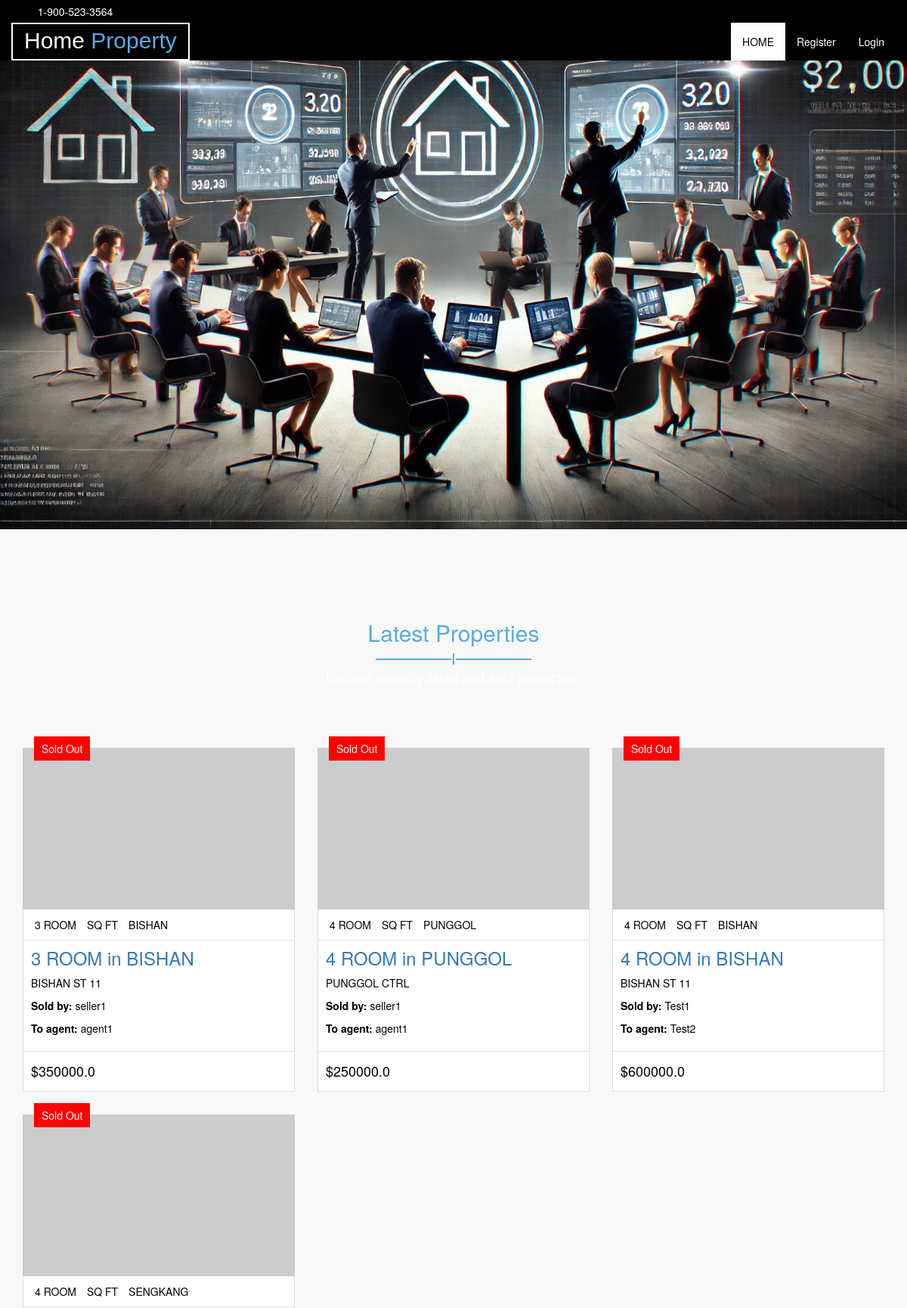
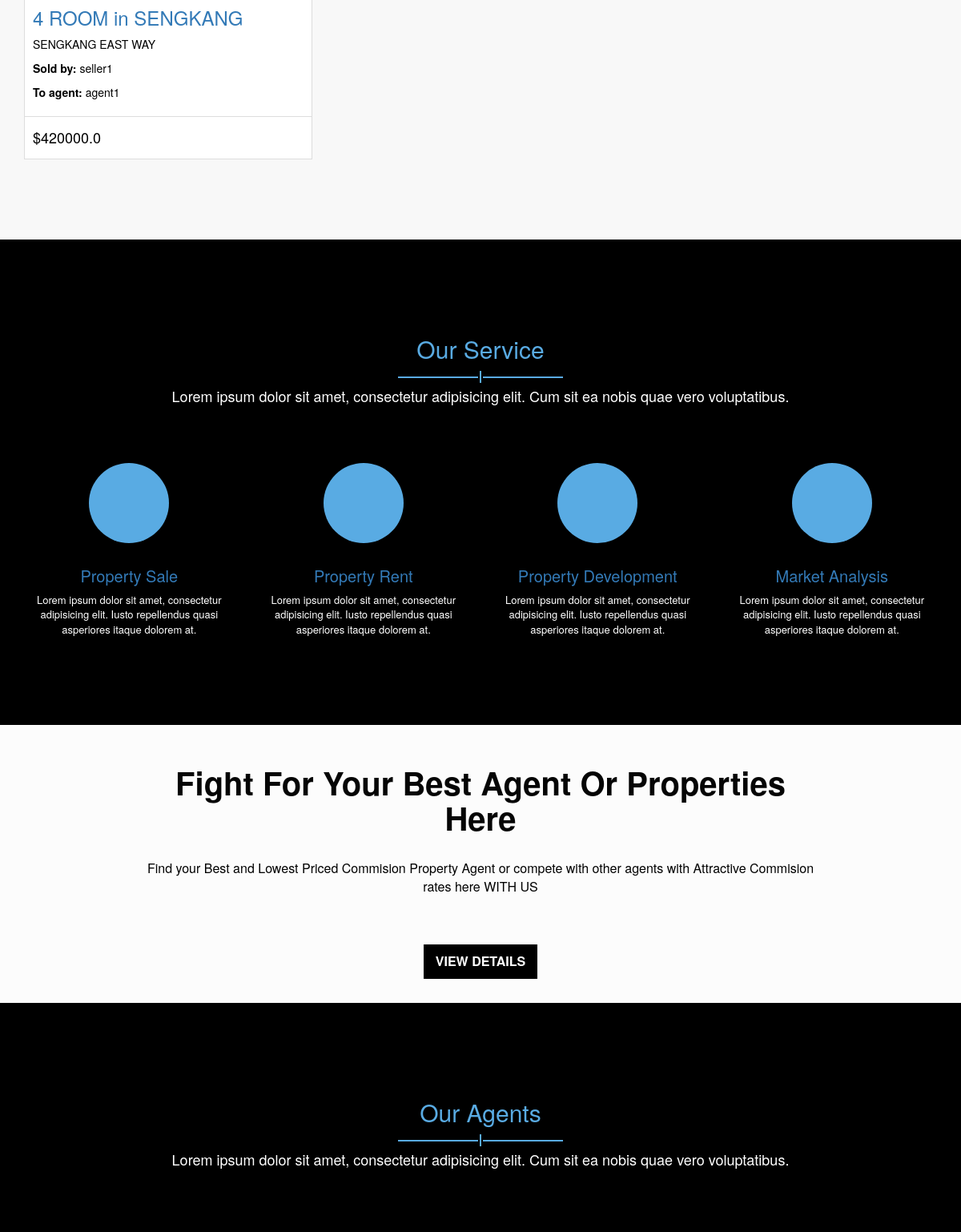
The page / (upper part) on the database its author committed (2 pictures, top to bottom).
### tables this page shows
CREATE TABLE listings (
            id INTEGER PRIMARY KEY AUTOINCREMENT,
            seller_username TEXT NOT NULL,
            flat_type TEXT NOT NULL,
            town TEXT NOT NULL,
            street_name TEXT NOT NULL,
            floor_area INTEGER NOT NULL,
            max_com_bid REAL NOT NULL,
            years_remaining INTEGER NOT NULL,
            listing_price REAL NOT NULL,
            bidders TEXT DEFAULT '[]',   -- 2D array of agent bids as JSON
            status TEXT DEFAULT 'A'      -- A = active, B = closed, C = sold
        );

### routes/dashboard_routes.py (the view)
@dashboard_bp.route('/')
def index():
    conn1 = sqlite3.connect('listings.db')
    conn1.row_factory = sqlite3.Row
    c1 = conn1.cursor()
    conn2 = sqlite3.connect('accounts.db')
    conn2.row_factory = sqlite3.Row
    c2 = conn2.cursor()
    sold_records = c2.execute("SELECT * FROM sold_properties").fetchall()
    sold_properties = []
    for record in sold_records:
        property_id = record['property_id']
        agent_username = record['agent_username']
        seller_username = record['seller_username']
        listing = c1.execute("SELECT * FROM listings WHERE id = ?", (property_id,)).fetchone()
        if listing:
            listing_dict = dict(listing)
            listing_dict['agent_username'] = agent_username
            listing_dict['seller_username'] = seller_username
            sold_properties.append(listing_dict)
    conn1.close()
    conn2.close()
    return render_template('index.html', sold_listings=sold_properties)

### templates/index.html (shortened to what this page needs)
<!DOCTYPE html>
<html lang="en">
  <head>
    <link rel="stylesheet" href="{{ url_for('static', filename='css/style.css') }}">
    <link rel="stylesheet" href="{{ url_for('static', filename='css/bootstrap.css') }}">
    <link rel="stylesheet" href="{{ url_for('static', filename='css/font-awesome.css') }}">
    <link rel="stylesheet" href="{{ url_for('static', filename='css/slick.css') }}">
    <link rel="stylesheet" href="{{ url_for('static', filename='css/nouislider.css') }}">
    <link rel="stylesheet" href="{{ url_for('static', filename='css/jquery.fancybox.css') }}">
    <link rel="stylesheet" href="{{ url_for('static', filename='css/theme-color/default-theme.css') }}">
  </head>
  <body class="aa-price-range">
  <header id="aa-header">
    <div class="container">
      <div class="row">
        <div class="col-md-12">
          <div class="aa-header-area">
            <div class="row">
              <div class="col-md-6 col-sm-6 col-xs-6">
                <div class="aa-header-left">
                  <div class="aa-telephone-no">
                    <span class="fa fa-phone"></span>
                    1-900-523-3564
                  </div>
                </div>
              </div>
              <div class="col-md-6 col-sm-6 col-xs-6">
              </div>
            </div>
          </div>
        </div>
      </div>
    </div>
  </header>
<section id="aa-menu-area">
  <nav class="navbar navbar-default main-navbar" role="navigation">
    <div class="container">
      <div class="navbar-header">
        <a class="navbar-brand aa-logo" href="/"> Home <span>Property</span></a>
      </div>
      <div id="navbar" class="navbar-collapse collapse">
        <ul id="top-menu" class="nav navbar-nav navbar-right aa-main-nav">
            <li class="active"><a href="/">HOME</a></li>
            {% if 'username' in session %}
              {% if session['user_type'] == 'seller' %}
                <li><a href="/list-property">List Property</a></li>
                <li><a href="/view_your_property">Your Property</a></li>
              {% elif session['user_type'] == 'agent' %}
                <li><a href="/view_listed_property">View Listed Property</a></li>
                <li><a href="/view_bidded_property">View Bidded Property</a></li>
              {% endif %}
              <li><a href="{{ url_for('auth.logout') }}" class="aa-logout">Logout</a></li>
            {% else %}
              <li><a href="{{ url_for('auth.create_account') }}" class="aa-register">Register</a></li>
              <li><a href="{{ url_for('auth.login') }}" class="aa-login">Login</a></li>
            {% endif %}
        </ul>
      </div>
  </nav>
</section>
  <section id="aa-slider">
    <div class="aa-slider-area">
      <div class="aa-top-slider">
        <div class="aa-top-slider-single">
          <img src="static/img/slider/biddinghouse3.jpg" alt="img">
        </div>
      </div>
    </div>
  </section>
   <section id="aa-latest-property">
    <div class="container">
      <div class="aa-latest-property-area">
        <div class="aa-title">
          <h2>Latest Properties</h2>
          <span></span>
          <p>Explore recently listed and sold properties.</p>
        </div>
        <div class="aa-latest-properties-content">
          <div class="row">
            {% for listing in sold_listings %}
            <div class="col-md-4">
              <article class="aa-properties-item">
                <a href="#" class="aa-properties-item-img">
                  <img src="https://via.placeholder.com/370x220" alt="img">
                </a>
                <div class="aa-tag sold-out">Sold Out</div>
                <div class="aa-properties-item-content">
                  <div class="aa-properties-info">
                    <span>{{ listing['flat_type'] }}</span>
                    <span>{{ listing['floor_area_sqm'] }} SQ FT</span>
                    <span>{{ listing['town'] }}</span>
                  </div>
                  <div class="aa-properties-about">
                    <h3><a href="#">{{ listing['flat_type'] }} in {{ listing['town'] }}</a></h3>
                    <p>{{ listing['street_name'] }}</p>
                    <p><strong>Sold by:</strong> {{ listing['seller_username'] or "N/A" }}</p>
                    <p><strong>To agent:</strong> {{ listing['agent_username'] or "N/A" }}</p>
                  </div>
                  <div class="aa-properties-detial">
                    <span class="aa-price">${{ listing['listing_price'] }}</span>
                  </div>
                </div>
              </article>
            </div>
            {% endfor %}
          </div>
        </div>
      </div>
    </div>
  </section>
  <section id="aa-service">
    <div class="container">
      <div class="row">
        <div class="col-md-12">
          <div class="aa-service-area">
            <div class="aa-title">
              <h2>Our Service</h2>
              <span></span>
              <p>Lorem ipsum dolor sit amet, consectetur adipisicing elit. Cum sit ea nobis quae vero voluptatibus.</p>
            </div>
            <div class="aa-service-content">
              <div class="row">
                <div class="col-md-3">
                  <div class="aa-single-service">
                    <div class="aa-service-icon">
                      <span class="fa fa-home"></span>
                    </div>
                    <div class="aa-single-service-content">
                      <h4><a href="#">Property Sale</a></h4>
                      <p>Lorem ipsum dolor sit amet, consectetur adipisicing elit. Iusto repellendus quasi asperiores itaque dolorem at.</p>
                    </div>
                  </div>
                </div>
                <div class="col-md-3">
                  <div class="aa-single-service">
                    <div class="aa-service-icon">
                      <span class="fa fa-check"></span>
                    </div>
                    <div class="aa-single-service-content">
                      <h4><a href="#">Property Rent</a></h4>
                      <p>Lorem ipsum dolor sit amet, consectetur adipisicing elit. Iusto repellendus quasi asperiores itaque dolorem at.</p>
                    </div>
                  </div>
                </div>
                <div class="col-md-3">
                  <div class="aa-single-service">
                    <div class="aa-service-icon">
                      <span class="fa fa-crosshairs"></span>
                    </div>
                    <div class="aa-single-service-content">
                      <h4><a href="#">Property Development</a></h4>
                      <p>Lorem ipsum dolor sit amet, consectetur adipisicing elit. Iusto repellendus quasi asperiores itaque dolorem at.</p>
                    </div>
                  </div>
                </div>
                <div class="col-md-3">
                  <div class="aa-single-service">
                    <div class="aa-service-icon">
                      <span class="fa fa-bar-chart-o"></span>
                    </div>
                    <div class="aa-single-service-content">
                      <h4><a href="#">Market Analysis</a></h4>
                      <p>Lorem ipsum dolor sit amet, consectetur adipisicing elit. Iusto repellendus quasi asperiores itaque dolorem at.</p>
                    </div>
                  </div>
                </div>
              </div>
            </div>
          </div>
        </div>
      </div>
    </div>
  </section>
  <section id="aa-promo-banner">
    <div class="container">
      <div class="row">
        <div class="col-md-12">
          <div class="aa-promo-banner-area">
            <h3>Fight for Your Best Agent or Properties Here</h3>
            <p>Find your Best and Lowest Priced Commision Property Agent or compete with other agents with Attractive Commision rates here WITH US</p>
            <a href="/list-property" class="aa-view-btn">View Details</a>
          </div>
        </div>
      </div>
    </div>
  </section>
  <section id="aa-agents">
    <div class="container">
      <div class="row">
        <div class="col-md-12">
          <div class="aa-agents-area">
            <div class="aa-title">
              <h2>Our Agents</h2>
              <span></span>
              <p>Lorem ipsum dolor sit amet, consectetur adipisicing elit. Cum sit ea nobis quae vero voluptatibus.</p>
            </div>
          </div>
        </div>
      </div>
    </div>
  </section>
  </body>
</html>

### static/css/theme-color/default-theme.css (style rules this page uses)
h2 { color: #59abe3; }
.aa-view-btn { background-color: #000000; }
#aa-menu-area .main-navbar .navbar-header .aa-logo span { color: #59abe3; }
#aa-menu-area .main-navbar .navbar-nav .active a { color: #000000; }
.aa-title span { background-color: #59abe3; }
.aa-title span:before { background-color: #59abe3; }
.aa-title span:after { background-color: #59abe3; }
#aa-service .aa-service-area .aa-service-content .aa-single-service .aa-service-icon span { background-color: #59abe3; }

### rows shown on the page
listings: flat_type "3 ROOM", town "BISHAN", street_name "BISHAN ST 11", seller_username "seller1", listing "agent1", listing_price "350000.0"
listings: flat_type "4 ROOM", town "PUNGGOL", street_name "PUNGGOL CTRL", seller_username "seller1", listing "agent1", listing_price "250000.0"
listings: flat_type "4 ROOM", town "BISHAN", street_name "BISHAN ST 11", seller_username "Test1", listing "Test2", listing_price "600000.0"
listings: flat_type "4 ROOM", town "SENGKANG", street_name "SENGKANG EAST WAY", seller_username "seller1", listing "agent1", listing_price "420000.0"
